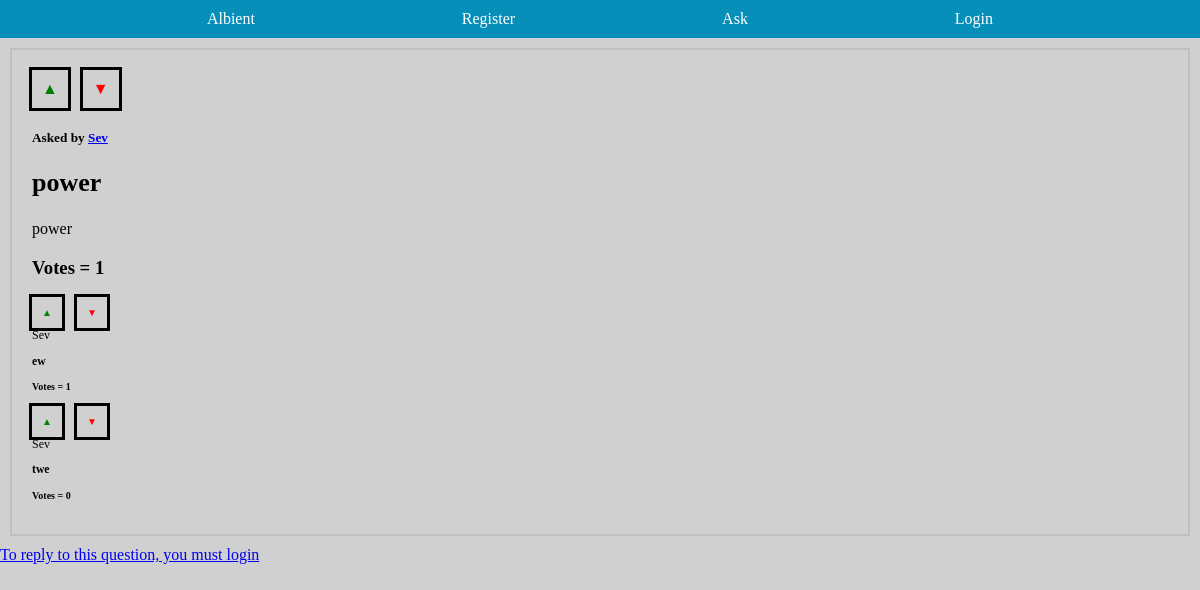
The app's page /view_question?id=1, older data.
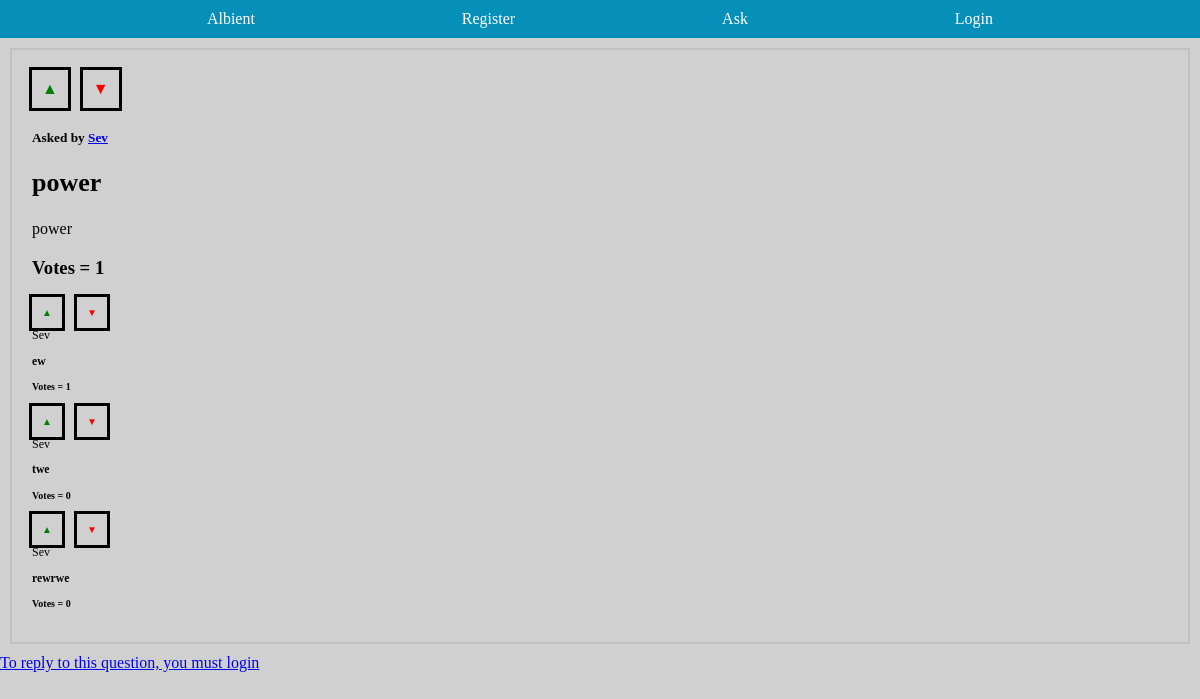
The same page, newer data.
### albient/models.py (models this page shows)
class Comment(db.Model):
    id = sa.Column(sa.Integer, primary_key=True, unique=True)
    content = sa.Column(sa.Text)
    votes = sa.Column(sa.Integer, default=0)
    question_id = sa.Column(sa.Integer, sa.ForeignKey("question.id"))
    user_id = sa.Column(sa.Integer, sa.ForeignKey("user.id"))

class User(db.Model, UserMixin):
    id = sa.Column(sa.Integer, primary_key=True, unique=True)
    role_id = sa.Column(sa.Integer, default=0)  # 0 for normal users, 1 for admin
    email = sa.Column(sa.String(320))
    username = sa.Column(sa.String(64), nullable=False, unique=True)
    display_name = sa.Column(sa.String(32))
    password = sa.Column(sa.String(64), nullable=False)
    rep_points = sa.Column(sa.Integer)
    questions = relationship("Question", backref="op", lazy=True)
    replies = relationship("Comment", backref="op", lazy=True)

### albient/routes.py (the view)
@app.route("/view_question", methods=["GET", "POST"])
def view_question():
    post_id = request.args.get("id")
    question = Question.query.filter_by(id=post_id).first()
    assert question is not None
    replies = Comment.query.filter_by(question=question).all()
    form = ReplyPostForm()
    if form.validate_on_submit():
        reply = Comment(content=form.content.data, question=question, op=current_user)
        db.session.add(reply)
        db.session.commit()
        flash("Reply added")
        return redirect(url_for('view_question', id=question.id))
    return render_template("view_question.html", form=form, title="Reply", question=question, replies=replies)

### albient/templates/view_question.html
{% extends 'base.html' %}
{% block content %}
<div class="view-question">
  <div class="vote-buttons">
    <a class="vote-button upvote-icon" href="{{url_for('upvote_post', post_id=question.id, del=1) }}">&#9650;</a>
    <a class="vote-button downvote-icon" href="{{url_for('upvote_post', post_id=question.id, del=-1) }}">&#9660;</a>
  </div>
  <h5>Asked by <a href="{{ url_for('view_user', username=question.op.username)}}">{{ question.op.display_name }}</a></h5>
  <h2 class="question-title"> {{ question.title }} </h2>
  <p class="question-content"> {{ question.content }} </p>
  <h3>Votes = {{ question.votes }}</h3>
  <div class="replies">
    {% for reply in replies %}
    <div class="reply">
      <div class="vote-buttons">
        <a class="vote-button upvote-icon" href="{{url_for('upvote_comment', comment_id=reply.id, del=1) }}">&#9650;</a>
        <a class="vote-button downvote-icon" href="{{url_for('upvote_comment', comment_id=reply.id, del=-1) }}">&#9660;</a>
      </div>
      <small>{{ reply.op.display_name }}</small>
      <h3 class="reply-content">{{ reply.content }}</h3>
      <h4>Votes = {{reply.votes}}</h4>
    </div>
    {% endfor %}
  </div>
</div>
{% if current_user.is_authenticated %}
<div class="reply-form">
  <form action="" method="POST">
    <fieldset>
      {{ form.hidden_tag() }}
      {% if form.content.errors %}
      {{ form.content() }}
      {% for error in form.content.errors %}
      <p class="form-error">{{ error }}</p>
      {% endfor %}
      {% else %}
      {{ form.content() }}
      {% endif %}
      {{ form.submit() }}
    </fieldset>
  </form>
</div>
{% else %}
<a href="{{url_for('login')}}">To reply to this question, you must login</a>
{% endif %}
{% endblock %}

Row changes from the older to the newer data that the page shows:
added Comment: op.display_name "Sev", content "rewrwe", votes "0"
